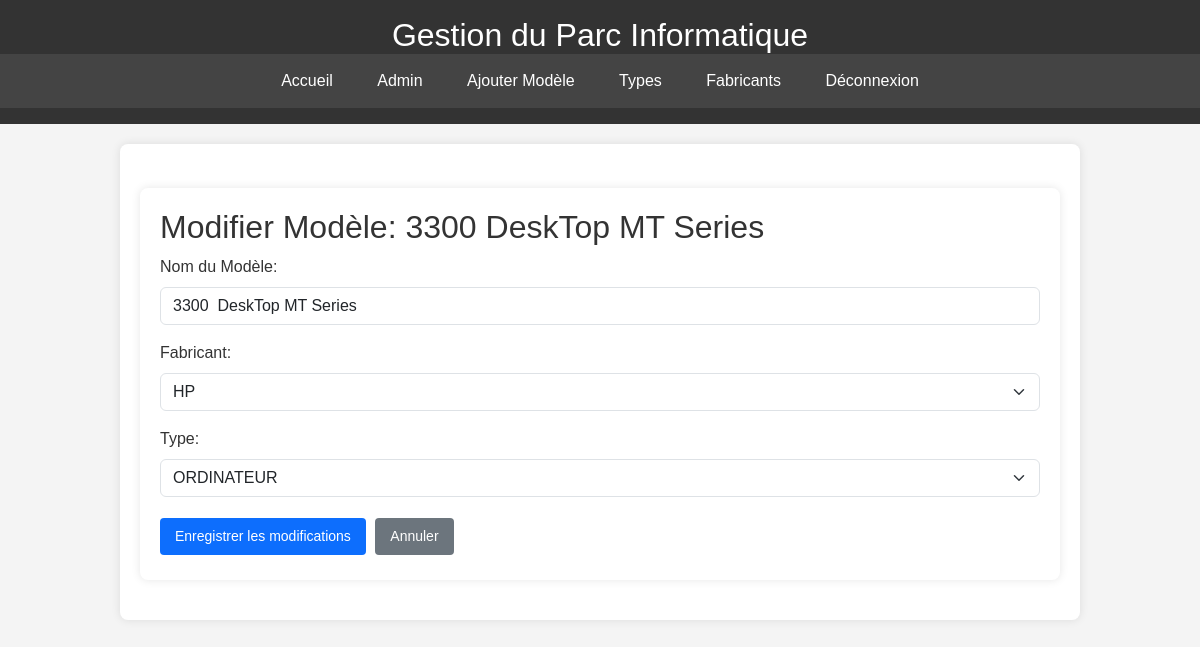
/admin/modele/edit/1 (signed in), run on an earlier commit of the app's database.
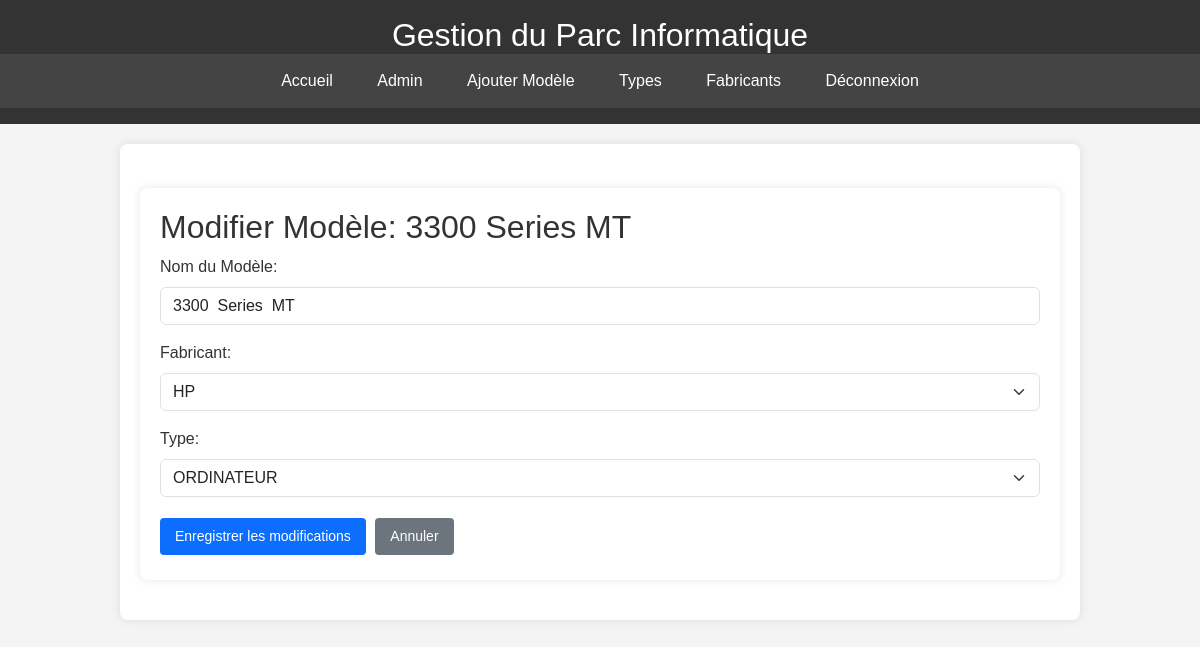
And on a later commit of the database.
### Gestion Materials/models.py (models this page shows, shortened)
class Modele(db.Model):
    __tablename__ = 'modeles'
    id = db.Column(db.Integer, primary_key=True)
    nom = db.Column(db.String(120), nullable=False)
    fabricant_id = db.Column(db.Integer, db.ForeignKey('fabricant.id'), nullable=False)
    type_id = db.Column(db.Integer, db.ForeignKey('type.id'), nullable=False)

class Fabricant(db.Model):
    __tablename__ = 'fabricant'
    id = db.Column(db.Integer, primary_key=True)
    nom = db.Column(db.String(80), unique=True, nullable=False)
    modeles = db.relationship('Modele', backref='fabricant', lazy=True)

class Type(db.Model):
    __tablename__ = 'type'
    id = db.Column(db.Integer, primary_key=True)
    nom = db.Column(db.String(80), unique=True, nullable=False)
    modeles = db.relationship('Modele', backref='type', lazy=True)

### Gestion Materials/app.py (the view, shortened to what this page needs)
@app.route('/admin/modele/edit/<int:id>', methods=['GET', 'POST'])
@login_required
def admin_edit_modele(id):
    modele_a_modifier = db.get_or_404(Modele, id)
    fabricants = Fabricant.query.order_by(Fabricant.nom).all()
    types = Type.query.order_by(Type.nom).all()
    return render_template('edit_model.html', modele=modele_a_modifier, fabricants=fabricants, types=types)

### Gestion Materials/app.py (called while the page is built)
def login_required(f):
    @wraps(f)
    def decorated_function(*args, **kwargs):
        if 'logged_in' not in session:
            flash('Veuillez vous connecter pour accéder à cette page.', 'warning')
            return redirect(url_for('admin_login'))
        return f(*args, **kwargs)
    return decorated_function

### Gestion Materials/templates/edit_model.html (shortened to what this page needs)
{% extends "base.html" %}
{% block content %}
<div class="container mt-4">
    <h2>Modifier Modèle: {{ modele.nom }}</h2>
    <form method="POST" action="{{ url_for('admin_edit_modele', id=modele.id) }}">
        <div class="mb-3">
            <label for="nom" class="form-label">Nom du Modèle:</label>
            <input type="text" class="form-control" id="nom" name="nom" value="{{ request.form.nom or modele.nom }}" required>
        </div>
        <div class="mb-3">
            <label for="fabricant_id" class="form-label">Fabricant:</label>
            <select class="form-select" id="fabricant_id" name="fabricant_id" required>
                {% for fabricant in fabricants %}
                <option value="{{ fabricant.id }}" {% if (request.form.fabricant_id | string == fabricant.id | string) or (not request.form.fabricant_id and modele.fabricant_id | string == fabricant.id | string) %}selected{% endif %}>
                    {{ fabricant.nom }}
                </option>
                {% endfor %}
            </select>
        </div>
        <div class="mb-3">
            <label for="type_id" class="form-label">Type:</label>
            <select class="form-select" id="type_id" name="type_id" required>
                {% for type_item in types %}
                <option value="{{ type_item.id }}" {% if (request.form.type_id | string == type_item.id | string) or (not request.form.type_id and modele.type_id | string == type_item.id | string) %}selected{% endif %}>
                    {{ type_item.nom }}
                </option>
                {% endfor %}
            </select>
        </div>
        <button type="submit" class="btn btn-primary">Enregistrer les modifications</button>
        <a href="{{ url_for('index') }}" class="btn btn-secondary">Annuler</a>
    </form>
</div>
{% endblock %}

What changed in the data, as far as the page shows it:
changed Modele "HP": nom "3300 DeskTop MT Series" → "3300 Series MT"
